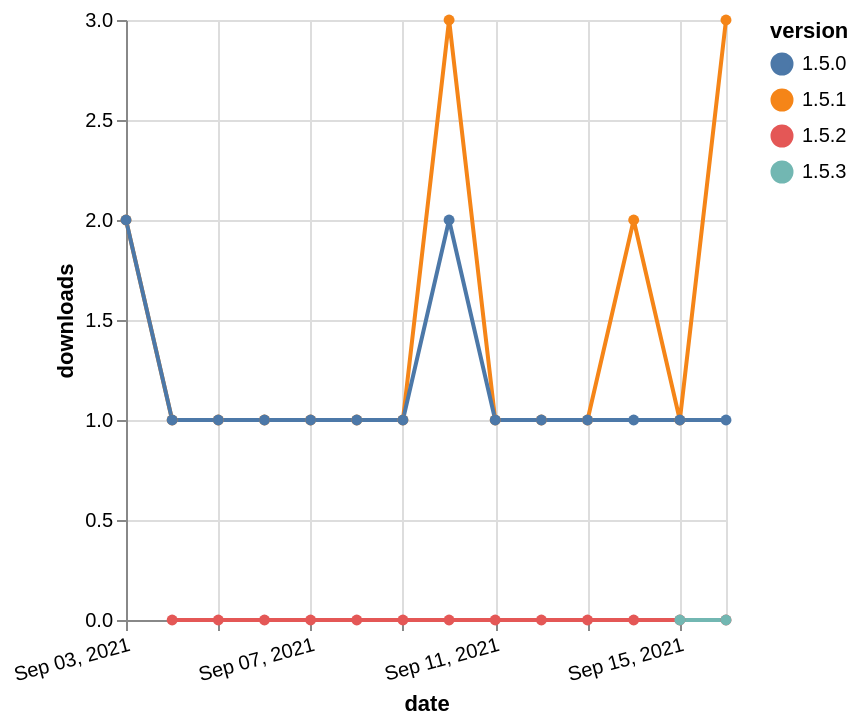

Vega-Lite specification stored for this chart:
### Vega-Lite specification from a JSON file in a GitHub repository (floating-point values rounded to 4 significant figures)
{"$schema": "https://vega.github.io/schema/vega-lite/v5.json", "description": "A simple bar chart with embedded data.", "data": {"values": [{"date": "2021-09-04", "total": 1, "delta": 0, "version": "1.5.2"}, {"date": "2021-09-05", "total": 10, "delta": 0, "version": "1.5.2"}, {"date": "2021-09-06", "total": 11, "delta": 0, "version": "1.5.2"}, {"date": "2021-09-07", "total": 13, "delta": 0, "version": "1.5.2"}, {"date": "2021-09-08", "total": 14, "delta": 0, "version": "1.5.2"}, {"date": "2021-09-09", "total": 15, "delta": 0, "version": "1.5.2"}, {"date": "2021-09-10", "total": 19, "delta": 0, "version": "1.5.2"}, {"date": "2021-09-11", "total": 20, "delta": 0, "version": "1.5.2"}, {"date": "2021-09-12", "total": 21, "delta": 0, "version": "1.5.2"}, {"date": "2021-09-13", "total": 22, "delta": 0, "version": "1.5.2"}, {"date": "2021-09-14", "total": 23, "delta": 0, "version": "1.5.2"}, {"date": "2021-09-15", "total": 24, "delta": 0, "version": "1.5.2"}, {"date": "2021-09-16", "total": 25, "delta": 0, "version": "1.5.2"}, {"date": "2021-09-03", "total": 39, "delta": 2, "version": "1.5.1"}, {"date": "2021-09-04", "total": 40, "delta": 1, "version": "1.5.1"}, {"date": "2021-09-05", "total": 41, "delta": 1, "version": "1.5.1"}, {"date": "2021-09-06", "total": 42, "delta": 1, "version": "1.5.1"}, {"date": "2021-09-07", "total": 43, "delta": 1, "version": "1.5.1"}, {"date": "2021-09-08", "total": 44, "delta": 1, "version": "1.5.1"}, {"date": "2021-09-09", "total": 45, "delta": 1, "version": "1.5.1"}, {"date": "2021-09-10", "total": 48, "delta": 3, "version": "1.5.1"}, {"date": "2021-09-11", "total": 49, "delta": 1, "version": "1.5.1"}, {"date": "2021-09-12", "total": 50, "delta": 1, "version": "1.5.1"}, {"date": "2021-09-13", "total": 51, "delta": 1, "version": "1.5.1"}, {"date": "2021-09-14", "total": 53, "delta": 2, "version": "1.5.1"}, {"date": "2021-09-15", "total": 54, "delta": 1, "version": "1.5.1"}, {"date": "2021-09-16", "total": 57, "delta": 3, "version": "1.5.1"}, {"date": "2021-09-15", "total": 13, "delta": 0, "version": "1.5.3"}, {"date": "2021-09-16", "total": 26, "delta": 0, "version": "1.5.3"}, {"date": "2021-09-03", "total": 28, "delta": 2, "version": "1.5.0"}, {"date": "2021-09-04", "total": 29, "delta": 1, "version": "1.5.0"}, {"date": "2021-09-05", "total": 30, "delta": 1, "version": "1.5.0"}, {"date": "2021-09-06", "total": 31, "delta": 1, "version": "1.5.0"}, {"date": "2021-09-07", "total": 32, "delta": 1, "version": "1.5.0"}, {"date": "2021-09-08", "total": 33, "delta": 1, "version": "1.5.0"}, {"date": "2021-09-09", "total": 34, "delta": 1, "version": "1.5.0"}, {"date": "2021-09-10", "total": 36, "delta": 2, "version": "1.5.0"}, {"date": "2021-09-11", "total": 37, "delta": 1, "version": "1.5.0"}, {"date": "2021-09-12", "total": 38, "delta": 1, "version": "1.5.0"}, {"date": "2021-09-13", "total": 39, "delta": 1, "version": "1.5.0"}, {"date": "2021-09-14", "total": 40, "delta": 1, "version": "1.5.0"}, {"date": "2021-09-15", "total": 41, "delta": 1, "version": "1.5.0"}, {"date": "2021-09-16", "total": 42, "delta": 1, "version": "1.5.0"}]}, "width": "container", "mark": {"type": "line", "point": {"filled": true}}, "encoding": {"x": {"field": "date", "type": "temporal", "timeUnit": "yearmonthdate", "title": "date", "axis": {"labelAngle": -15}}, "y": {"field": "delta", "type": "quantitative", "title": "downloads"}, "color": {"field": "version", "type": "nominal"}, "tooltip": {"field": "delta"}}}
